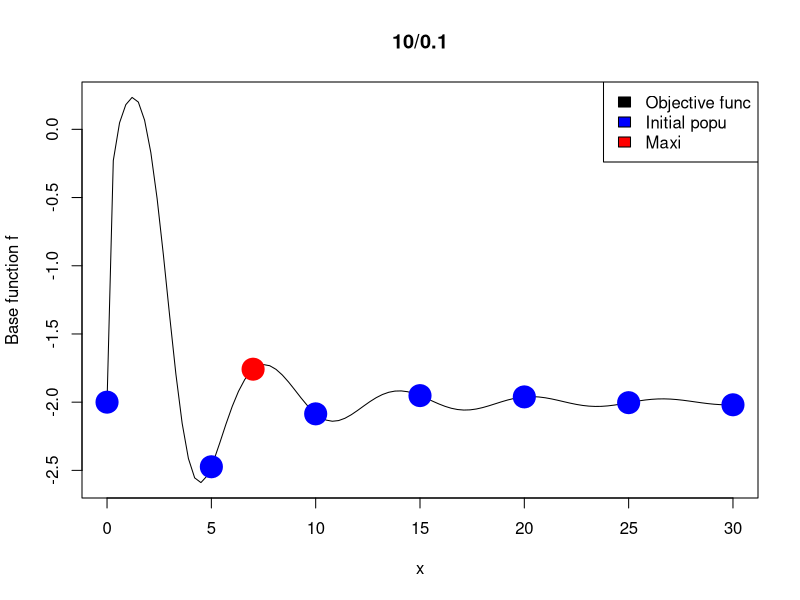
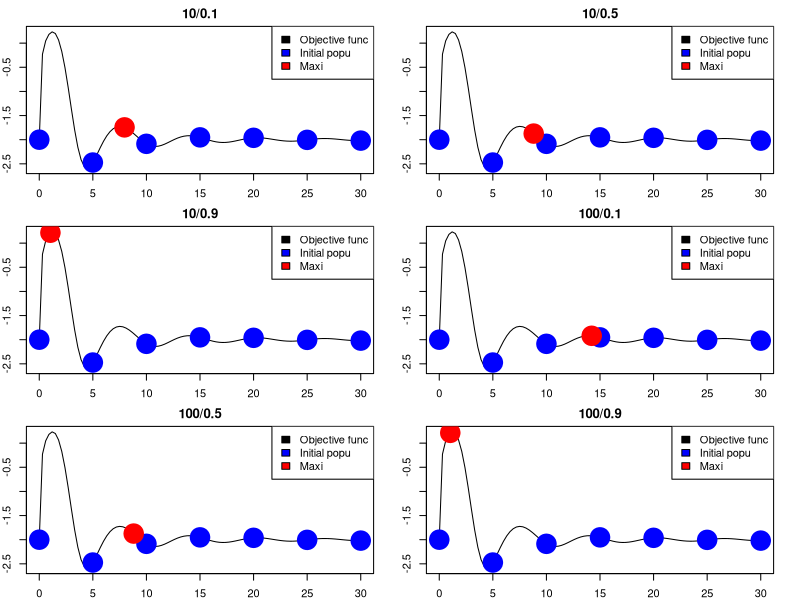
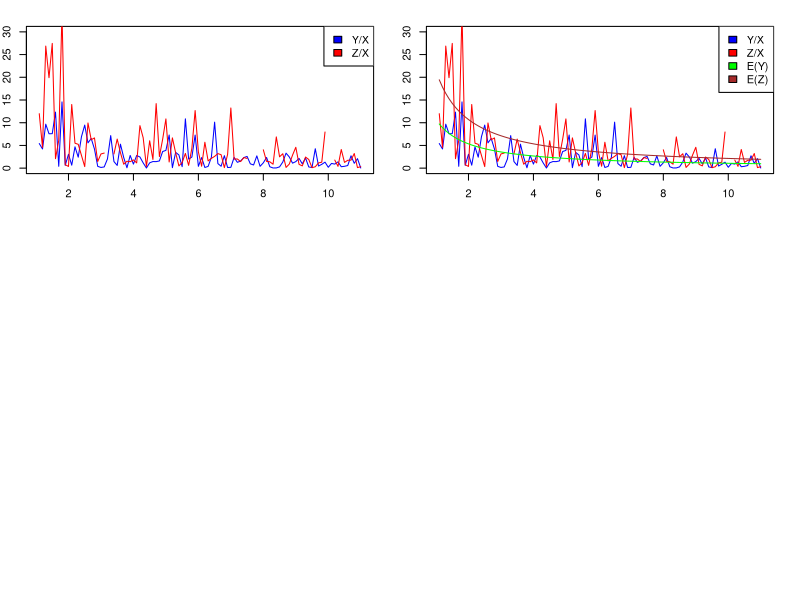

Source code (R) for these figures, in order:
## ---- chunk 1
RNGversion(min(as.character(getRversion()),"3.6.2")) ## with your R-version
#set.seed(12345, kind = "Mersenne-Twister", normal.kind = "Inversion")
## ---- chunk 2
# Part 1.1
f<-function(x) return (x^2/exp(x)-2*exp(-9*sin(x)/(x^2+x+1)))

# Part 1.2
crossover<-function(x,y) return ((x+y)/2)

# Part 1.3
mutate<-function(x) return (floor(x^2%%30)) 

# Part 1.4
myfunc<-function(maxiter,mutprob){
  curve(f,0,30,xlab="x",ylab="Base function f",col="black",main=paste(maxiter,"/",mutprob,sep=""))
  X<-seq(0,30,5)  # initial population
  Values<-f(X)
  points(X,Values,typ='p',col='blue',lwd=15,add=TRUE)
  max<--Inf;maxind<-NULL
  
  for(i in 1:maxiter){ # reproduction
    parents<-sample(X,2)
    victim<-order(Values)[1]   #min.which(Values)
    
    prekid<-crossover(parents[1],parents[2])
    kid<-mutate(prekid)*mutprob+(1-mutprob)*prekid
    X[victim]<-kid
    Values[victim]<-f(kid)
    
    tempmax<-max(Values)
    if(tempmax>max) {max<-tempmax;maxind<-X[which.max(Values)]}
    }
    
  points(maxind,max,typ='p',col='red',lwd=15,add=TRUE)
  legend('topright',legend=c("Objective func","Initial popu","Maxi"),fill=c("black","blue","red"))
  return (max)}


myfunc(10,0.1)

## ---- chunk 3
# Part 1.5
maxiter<-c(10,100)
mutprob<-c(0.1,0.5,0.9)
par(mfrow=c(3,2),mar=c(2,2,2,2))
for(i in 1:2)
  for(j in 1:3)
    myfunc(maxiter[i],mutprob[j])

## ---- chunk 4
# Part 1
da<-read.csv("physical1.csv")
X<-da$X;Y<-da$Y;Z<-da$Z
plot(X,Y,typ="l",col="blue",ylim=c(0,30));lines(X,Z,typ="l",col="red")
legend('topright',legend=c("Y/X","Z/X"),fill=c("blue","red"))
## ---- chunk 5
# Part 3
n<-length(X);
nm<-sum(is.na(Z));no<-n-nm
indm<-which(is.na(Z))

lambda<-100
repeat{
  nylambda<-(2*sum(X*Y)+sum(X[-indm]*Z[-indm])+2*nm*lambda[length(lambda)])/(4*n)
  lambda<-c(lambda,nylambda)
  if(abs(lambda[length(lambda)]-lambda[length(lambda)-1])<0.001) break()
}

re<-lambda[length(lambda)]
print(paste("The optimal lambda is: ",re,sep=""))
print(paste("The number iterations is: ",length(lambda)-1,sep=""))


## ---- chunk 6
# Part 4
ey<-re/X
ez<-2*re/X

plot(X,Y,typ="l",col="blue",ylim=c(0,30));lines(X,Z,typ="l",col="red")
lines(X,ey,typ="l",col="green");lines(X,ez,typ="l",col="brown")
legend('topright',legend=c("Y/X","Z/X","E(Y)","E(Z)"),fill=c("blue","red","green","brown"))


